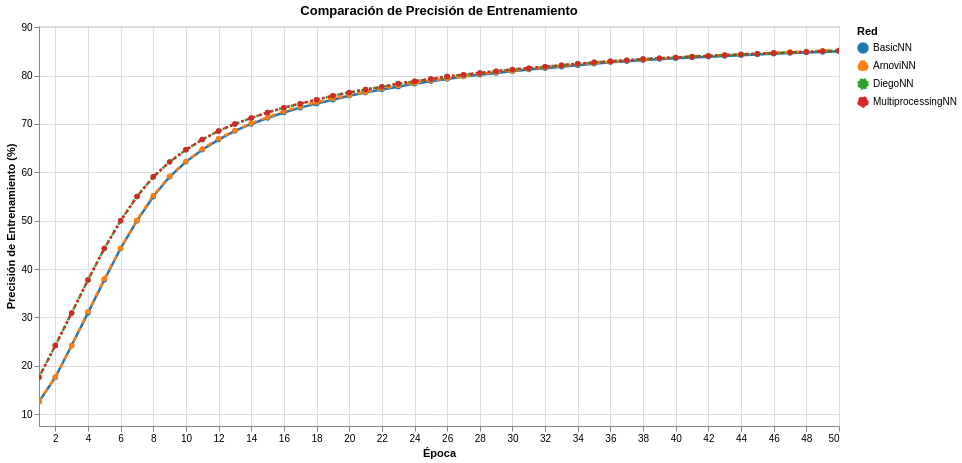

The cell this chart's notebook holds for it:
### Markdown cell above
## 9 Comparación de Precisión de Entrenamiento

### Code cell
# Gráfico de comparación de precisión de entrenamiento
chart_acc = alt.Chart(df_accuracy).mark_line(point=True, size=2.5).encode(
    x=alt.X('Epoch:Q', title='Época', scale=alt.Scale(nice=False)),
    y=alt.Y('Accuracy (%):Q', title='Precisión de Entrenamiento (%)', 
            scale=alt.Scale(domain=[df_accuracy['Accuracy (%)'].min() - 5, 
                                   df_accuracy['Accuracy (%)'].max() + 5])),
    color=alt.Color('Network:N', title='Red',
                    scale=alt.Scale(domain=['BasicNN', 'ArnoviNN', 'DiegoNN', 'MultiprocessingNN'],
                                   range=['#1f77b4', '#ff7f0e', '#2ca02c', '#d62728'])),
    strokeDash=alt.StrokeDash('Network:N',
                             scale=alt.Scale(domain=['BasicNN', 'ArnoviNN', 'DiegoNN', 'MultiprocessingNN'],
                                           range=[[], [5, 5], [2, 2], [3, 3]])),
    tooltip=['Epoch:Q', 'Network:N', alt.Tooltip('Accuracy (%):Q', format='.2f')]
).properties(
    width=800,
    height=400,
    title='Comparación de Precisión de Entrenamiento'
).interactive()

chart_acc.show()
print("✓ Gráfico de comparación de precisión de entrenamiento mostrado")

### Figure 1 — Vega-Lite specification as saved in the notebook (floating-point values rounded to 4 significant figures; data arrays with more than 128 entries replaced by an {"elided": "..."} marker saying what was removed)
{"config": {"view": {"continuousWidth": 300, "continuousHeight": 300}}, "data": {"name": "data-25c23a333011a02c3ff74e7cbf685022"}, "mark": {"type": "line", "point": true, "size": 2.5}, "encoding": {"color": {"field": "Network", "scale": {"domain": ["BasicNN", "ArnoviNN", "DiegoNN", "MultiprocessingNN"], "range": ["#1f77b4", "#ff7f0e", "#2ca02c", "#d62728"]}, "title": "Red", "type": "nominal"}, "strokeDash": {"field": "Network", "scale": {"domain": ["BasicNN", "ArnoviNN", "DiegoNN", "MultiprocessingNN"], "range": [[], [5, 5], [2, 2], [3, 3]]}, "type": "nominal"}, "tooltip": [{"field": "Epoch", "type": "quantitative"}, {"field": "Network", "type": "nominal"}, {"field": "Accuracy (%)", "format": ".2f", "type": "quantitative"}], "x": {"field": "Epoch", "scale": {"nice": false}, "title": "Época", "type": "quantitative"}, "y": {"field": "Accuracy (%)", "scale": {"domain": [7.527, 90.27]}, "title": "Precisión de Entrenamiento (%)", "type": "quantitative"}}, "height": 400, "params": [{"name": "param_1e9efca18e7a2868", "select": {"type": "interval", "encodings": ["x", "y"]}, "bind": "scales"}], "title": "Comparación de Precisión de Entrenamiento", "width": 800, "$schema": "https://vega.github.io/schema/vega-lite/v6.1.0.json", "datasets": {"data-25c23a333011a02c3ff74e7cbf685022": {"elided": "200 records"}}}
